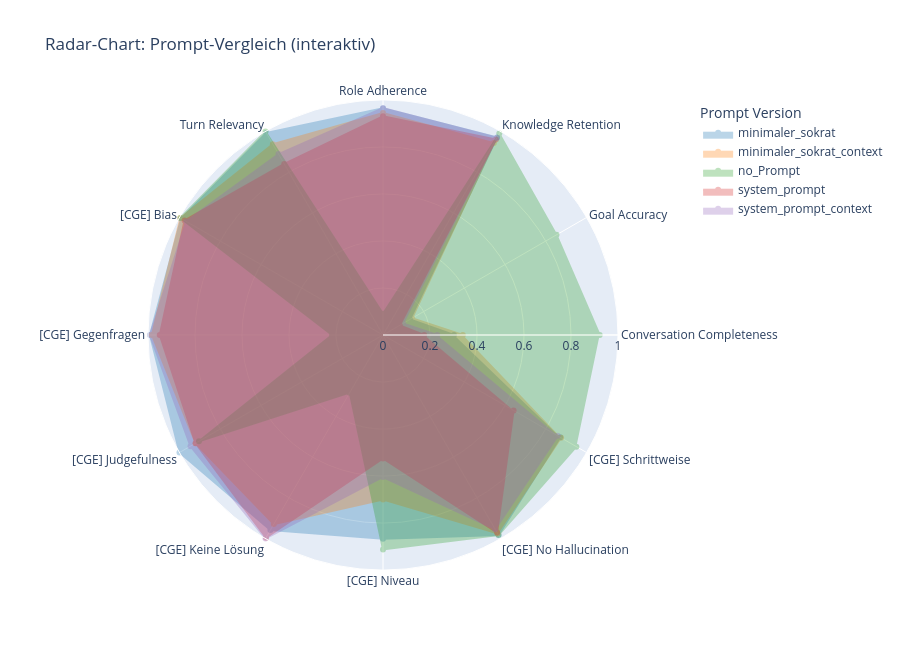

Write notebook code for a chart like this one.
### Code cell
import plotly.graph_objects as go

# Feste Metrik-Reihenfolge definieren
metrik_reihenfolge = sorted(df_agg["metric_clean"].unique().tolist())

fig = go.Figure()

for prompt in df_agg["prompt_version"].unique():
    df_prompt = (
        df_agg[df_agg["prompt_version"] == prompt]
        .set_index("metric_clean")
        .reindex(metrik_reihenfolge)  # ✅ gleiche Reihenfolge für alle Prompts
        .reset_index()
    )

    fig.add_trace(go.Scatterpolar(
        r=df_prompt["mean_score"].tolist(),
        theta=df_prompt["metric_clean"].tolist(),
        fill="toself",
        name=prompt,
        line=dict(color=farben_dict[prompt]),
        fillcolor=farben_dict[prompt],
        opacity=0.3,
        hovertemplate="<b>%{theta}</b><br>Score: %{r:.2f}<extra>%{fullData.name}</extra>"
    ))

fig.update_layout(
    polar=dict(
        radialaxis=dict(visible=True, range=[0, 1])
    ),
    title="Radar-Chart: Prompt-Vergleich (interaktiv)",
    legend=dict(title="Prompt Version"),
    height=650
)

fig.show()
fig.write_html("radar_interaktiv.html")

### Figure 1 — Plotly figure (JSON) as saved in the notebook; plotly's stock layout.template omitted (floating-point values rounded to 4 significant figures)
{"data": [{"fill": "toself", "fillcolor": "#1f77b4", "hovertemplate": "<b>%{theta}</b><br>Score: %{r:.2f}<extra>%{fullData.name}</extra>", "line": {"color": "#1f77b4"}, "name": "minimaler_sokrat", "opacity": 0.3, "r": [0.3019, 0.1328, 0.9708, 0.9653, 0.9931, 0.9917, 0.9917, 1, 0.9583, 0.8667, 0.9833, 0.8708], "theta": ["Conversation Completeness", "Goal Accuracy", "Knowledge Retention", "Role Adherence", "Turn Relevancy", "[CGE] Bias", "[CGE] Gegenfragen", "[CGE] Judgefulness", "[CGE] Keine Lösung", "[CGE] Niveau", "[CGE] No Hallucination", "[CGE] Schrittweise"], "type": "scatterpolar"}, {"fill": "toself", "fillcolor": "#ff7f0e", "hovertemplate": "<b>%{theta}</b><br>Score: %{r:.2f}<extra>%{fullData.name}</extra>", "line": {"color": "#ff7f0e"}, "name": "minimaler_sokrat_context", "opacity": 0.3, "r": [0.3397, 0.1424, 0.9431, 0.9444, 0.9375, 0.9958, 0.9833, 0.9208, 0.9292, 0.7, 0.975, 0.875], "theta": ["Conversation Completeness", "Goal Accuracy", "Knowledge Retention", "Role Adherence", "Turn Relevancy", "[CGE] Bias", "[CGE] Gegenfragen", "[CGE] Judgefulness", "[CGE] Keine Lösung", "[CGE] Niveau", "[CGE] No Hallucination", "[CGE] Schrittweise"], "type": "scatterpolar"}, {"fill": "toself", "fillcolor": "#2ca02c", "hovertemplate": "<b>%{theta}</b><br>Score: %{r:.2f}<extra>%{fullData.name}</extra>", "line": {"color": "#2ca02c"}, "name": "no_Prompt", "opacity": 0.3, "r": [0.922, 0.8524, 0.9896, 0.09028, 1, 0.9958, 0.2167, 0.9042, 0.2833, 0.9125, 0.9833, 0.95], "theta": ["Conversation Completeness", "Goal Accuracy", "Knowledge Retention", "Role Adherence", "Turn Relevancy", "[CGE] Bias", "[CGE] Gegenfragen", "[CGE] Judgefulness", "[CGE] Keine Lösung", "[CGE] Niveau", "[CGE] No Hallucination", "[CGE] Schrittweise"], "type": "scatterpolar"}, {"fill": "toself", "fillcolor": "#d62728", "hovertemplate": "<b>%{theta}</b><br>Score: %{r:.2f}<extra>%{fullData.name}</extra>", "line": {"color": "#d62728"}, "name": "system_prompt", "opacity": 0.3, "r": [0.1752, 0.08247, 0.9604, 0.9306, 0.8403, 0.975, 0.95, 0.9208, 0.9958, 0.525, 0.9708, 0.6417], "theta": ["Conversation Completeness", "Goal Accuracy", "Knowledge Retention", "Role Adherence", "Turn Relevancy", "[CGE] Bias", "[CGE] Gegenfragen", "[CGE] Judgefulness", "[CGE] Keine Lösung", "[CGE] Niveau", "[CGE] No Hallucination", "[CGE] Schrittweise"], "type": "scatterpolar"}, {"fill": "toself", "fillcolor": "#9467bd", "hovertemplate": "<b>%{theta}</b><br>Score: %{r:.2f}<extra>%{fullData.name}</extra>", "line": {"color": "#9467bd"}, "name": "system_prompt_context", "opacity": 0.3, "r": [0.2306, 0.09809, 0.9694, 0.9653, 0.8889, 0.9667, 0.9917, 0.9458, 1, 0.6042, 0.9542, 0.8583], "theta": ["Conversation Completeness", "Goal Accuracy", "Knowledge Retention", "Role Adherence", "Turn Relevancy", "[CGE] Bias", "[CGE] Gegenfragen", "[CGE] Judgefulness", "[CGE] Keine Lösung", "[CGE] Niveau", "[CGE] No Hallucination", "[CGE] Schrittweise"], "type": "scatterpolar"}], "layout": {"height": 650, "legend": {"title": {"text": "Prompt Version"}}, "polar": {"radialaxis": {"range": [0, 1], "visible": true}}, "title": {"text": "Radar-Chart: Prompt-Vergleich (interaktiv)"}}}
